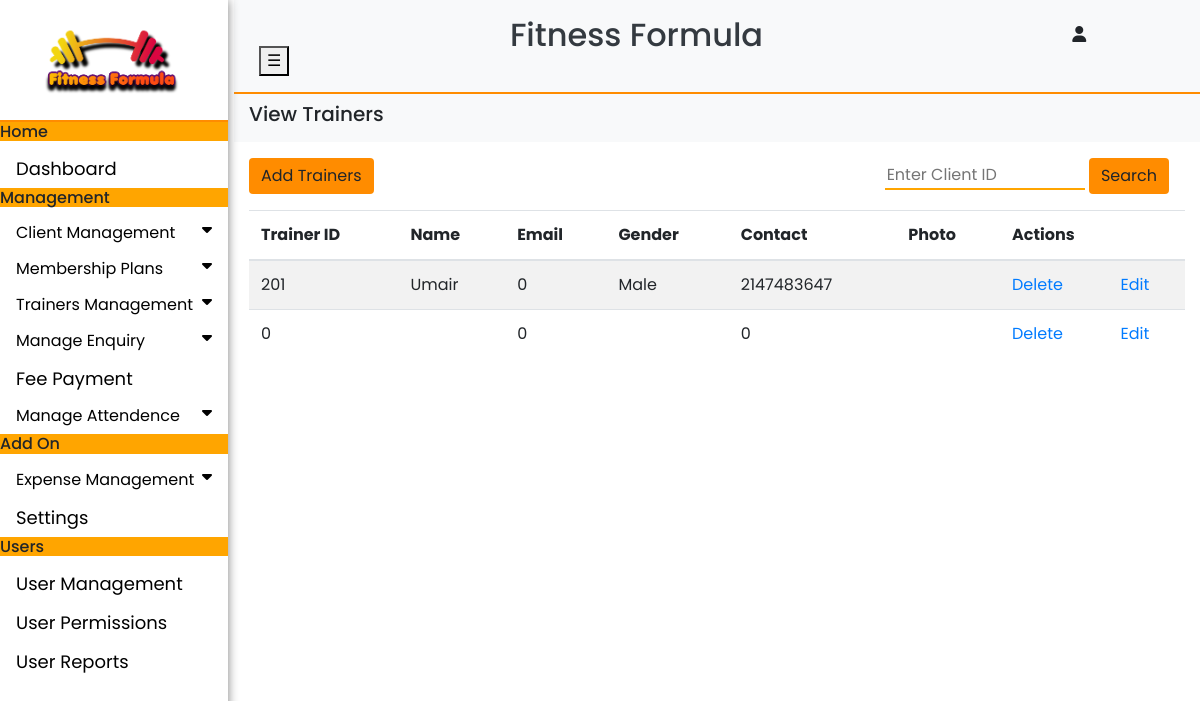
/View_Trainer.php, run on the app's committed database.
### tables this page shows
CREATE TABLE `trainer` (
  `trainer_id` int(11) NOT NULL,
  `trainer_name` varchar(11) NOT NULL,
  `trainer_gender` varchar(11) NOT NULL,
  `trainer_contact` int(11) NOT NULL,
  `trainer_address` varchar(255) NOT NULL,
  `trainer_photo` varchar(255) NOT NULL,
  `trainer_email` int(11) NOT NULL,
  `trainer_birth` date NOT NULL
);

### View_Trainer.php (the view, shortened to what this page needs)
<!DOCTYPE html>
<html>
<head>
	<link rel="stylesheet" type="text/css" href="assets/css/bootstrap.css">
	<link rel="stylesheet" type="text/css" href="assets/style.css">
</head>
<body>
	<div class="container-fluid">
	<div class="sidenav" id="mysidebar">
	<a href="#" style="border-bottom: 2px solid darkorange;"><img src="Logo.png" style="height: 6em; width: 10em ;"></a>
  	<h6 style="background: orange;">Home</h6>
  	<a href="loged.php">Dashboard</a>
  	<h6 style="background: orange;">Management</h6>
  	<button class="dropdown-btn">Client Management
    <i class="fa fa-caret-down"></i>
  	</button>
  	<button class="dropdown-btn">Membership Plans
    <i class="fa fa-caret-down"></i>
  	</button>
    <button class="dropdown-btn">Trainers Management
    <i class="fa fa-caret-down"></i>
    </button>
  	<button class="dropdown-btn">Manage Enquiry
    <i class="fa fa-caret-down"></i>
  	</button>
    <a href="Payment.php">Fee Payment</a>
  	<button class="dropdown-btn">Manage Attendence
    <i class="fa fa-caret-down"></i>
  	</button>
  	<h6 style="background: orange;">Add On</h6>
  	<button class="dropdown-btn">Expense Management
    <i class="fa fa-caret-down"></i>
  	</button>
  	<a href="Settings.php">Settings</a>
  	<h6 style="background: orange;">Users</h6>
  	<a href="Add_User.php">User Management</a>
  	<a href="Permissions.php">User Permissions</a>
  	<a href="Reports.php">User Reports</a>
	</div>
<div class="main" id="main">
  <div class="row py-3 bg-light text-dark text-center" style="border-bottom: 2px solid darkorange">
  <div class="col-sm-1">
     <button id="closebtn" onclick="closeNav();">&#9776;</button>
  </div>
  <div class="col-sm-8">
    <h2>Fitness Formula</h2>
  </div>
  <div class="col-sm-3">
  <div class="dropdown">
  <button type="button" class="btn btn-light" data-toggle="dropdown">
    <i class="fas fa-user"></i>
  </button>
</div>
  </div>
</div>
<div class="row bg-light py-2">
  <div class="col-sm-12">
      <h5>View Trainers</h5>
  </div>
</div>
<?php
$connection = new mysqli('localhost','root','','clients');
$selectQuery=$connection->query("SELECT * FROM `trainer`");
?>
<a href="Add_Trainer.php"><button class="btn btn-warning my-3 float-left">Add Trainers</button></a>
<form class="search my-3 px-3 float-right" method="post">
  <input type="text" name="search" class="search-input" placeholder="Enter Client ID" >
  <input type="submit" name="check" value="Search" class="btn btn-warning">
</form>
<table class="table table-striped">
  <thead>
    <tr>
      <th>Trainer ID</th>
      <th>Name</th>
      <th>Email</th>
      <th>Gender</th>
      <th>Contact</th>
      <th>Photo</th>
      <th colspan="2">Actions</th>
    </tr>
  </thead>
  <tbody>
<?php
    if(isset($_POST["check"])){
      $search=$_POST["search"];
      $searchQuery=$connection->query("SELECT * FROM trainer WHERE trainer_id='".$search."'");
      if(empty($search)){
    while($data = $selectQuery->fetch_assoc()):
        ?>
    <tr>
      <td><?=$data['trainer_id'];?></td>
      <td><?=$data['trainer_name'];?></td>
      <td><?=$data['trainer_email'];?></td>
      <td><?=$data['trainer_gender'];?></td>
      <td><?=$data['trainer_contact'];?></td>
      <td><?=$data['trainer_photo'];?></td>
      <?php echo "<td><a href=action/Delete.php?id=".$data['trainer_id'].">Delete</a></td>"; ?>
      <?php echo "<td><a href=action/Update.php?id=".$data['trainer_id'].">Edit</a></td>"; ?>
    </tr>
      <?php endwhile;
    }
      else if ($searchQuery->num_rows > 0) {
    while($data = $searchQuery->fetch_assoc()):
      ?>
      <tr>
       <td><?=$data['trainer_id'];?></td>
      <td><?=$data['trainer_name'];?></td>
      <td><?=$data['trainer_email'];?></td>
      <td><?=$data['trainer_gender'];?></td>
      <td><?=$data['trainer_contact'];?></td>
      <td><?=$data['trainer_photo'];?></td>
      <?php echo "<td><a href=action/Delete.php?id=".$data['trainer_id']." >Delete</a></td>"; ?>
      <?php echo "<td><a href=action/Update.php?id=".$data['trainer_id'].">Edit</a></td>"; ?>
      </tr>
  <?php endwhile;
}
    else{
    ?>
    <tr>
    <td colspan="11">
    <?php echo "<h2>Your Data not Found</h2>" ?>
    </td>
    </tr>
    <?php
  }
  }
  else {
    while($data = $selectQuery->fetch_assoc()):
        ?>
    <tr>
      <td><?=$data['trainer_id'];?></td>
      <td><?=$data['trainer_name'];?></td>
      <td><?=$data['trainer_email'];?></td>
      <td><?=$data['trainer_gender'];?></td>
      <td><?=$data['trainer_contact'];?></td>
      <td><?=$data['trainer_photo'];?></td>
      <?php echo "<td><a href=action/Delete.php?id=".$data['trainer_id'].">Delete</a></td>"; ?>
      <?php echo "<td><a href=action/Update.php?id=".$data['trainer_id'].">Edit</a></td>"; ?>
    </tr>
      <?php endwhile;
    }
?>
  </tbody>
</table>
</div>
</body>
</html>

### assets/style.css (style rules this page uses)
body { font-family: 'Poppins'; height: auto; }
.btn-warning { background-color: darkorange; border: none; }
.sidenav { height: 100%; width: 19%; position: fixed; z-index: 1; top: 0; left: 0; background-color: white; overflow-x: hidden; overflow-y:hidden; box-shadow: 0px 0px 10px gray; transition: 1s ease; }
.sidenav a { padding: 6px 8px 6px 16px; text-decoration: none; font-size: 18px; color: black; display: block; }
.main { width: 80%; height: all; margin-left: 20%; padding: 0px; }
.dropdown-btn { padding: 6px 8px 6px 16px; text-decoration: none; display: block; border: none; background: none; width:100%; text-align: left; cursor: pointer; outline: none; }
.fa-caret-down { float: right; padding-right: 8px; }

### View_Trainer.php (style rules this page uses)
.sidenav { height: 100%; width: 19%; position: fixed; z-index: 1; top: 0; left: 0; background-color: white; overflow-x: hidden; overflow-y:hidden; box-shadow: 0px 0px 10px gray; transition: 1s ease; }
.sidenav a { padding: 6px 8px 6px 16px; text-decoration: none; font-size: 18px; color: black; display: block; }
.main { width: 80%; height: all; margin-left: 20%; padding: 0px; }
.dropdown-btn { padding: 6px 8px 6px 16px; text-decoration: none; display: block; border: none; background: none; width:100%; text-align: left; cursor: pointer; outline: none; }
.fa-caret-down { float: right; padding-right: 8px; }
.search-input { border: none; outline: none; border-bottom: 2px solid orange; width: 200px; }

### data on the page
trainer: trainer_id "201", trainer_name "Umair", trainer_email "0", trainer_gender "Male", trainer_contact "2147483647"
trainer: trainer_id "0", trainer_email "0", trainer_contact "0"
